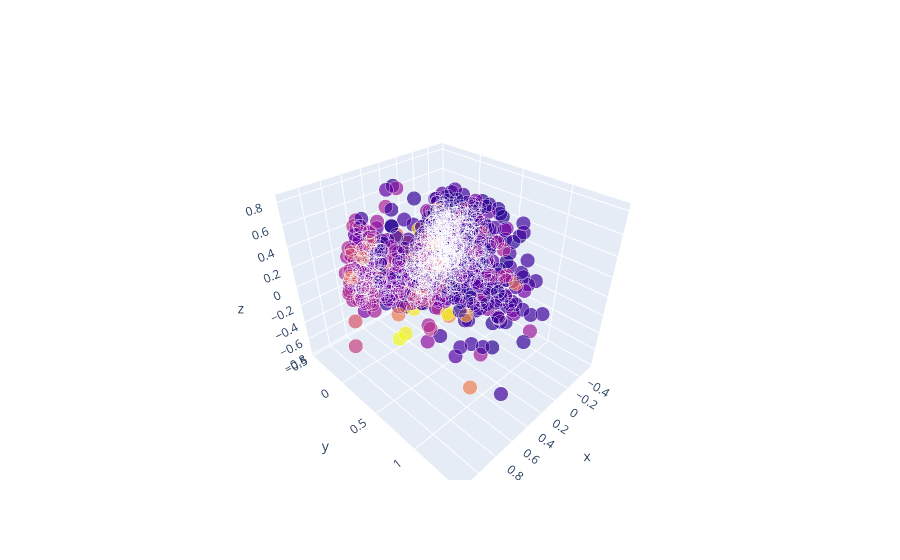

Here is the notebook cell this chart was saved with:
### Code cell
chosen = ["danceability", "liveness", "tempo", "valence", "loudness", "speechiness", "acousticness", "danceability", "instrumentalness","energy"]
text1 = df["artist_name"] + " - " + df["track_name"]
text2 = text1.values

# X = data_frame.drop(droppable, axis=1).values
X = df[chosen].values
y = df["liveness"].values

min_max_scaler = MinMaxScaler()
X = min_max_scaler.fit_transform(X)

pca = PCA(n_components=3)
pca.fit(X)

X = pca.transform(X)

import plotly.offline as py
py.init_notebook_mode(connected=True)
import plotly.graph_objs as go
import plotly.tools as tls

trace = go.Scatter3d(
    x=X[:,0],
    y=X[:,1],
    z=X[:,2],
    text=text2,
    mode="markers",
    marker=dict(
        size=(20,20),
        color=y
    )
)

fig = go.Figure(data=[trace])
py.iplot(fig, filename="test-graph")

### Figure 1 — Plotly figure (JSON) as saved in the notebook; plotly's stock layout.template omitted (floating-point values rounded to 4 significant figures; data arrays with more than 128 entries replaced by an {"elided": "..."} marker saying what was removed)
{"data": [{"marker": {"color": {"elided": "956 float values"}, "size": [20, 20]}, "mode": "markers", "text": {"elided": "956 str values"}, "type": "scatter3d", "x": {"elided": "956 float values"}, "y": {"elided": "956 float values"}, "z": {"elided": "956 float values"}}], "layout": {}}
